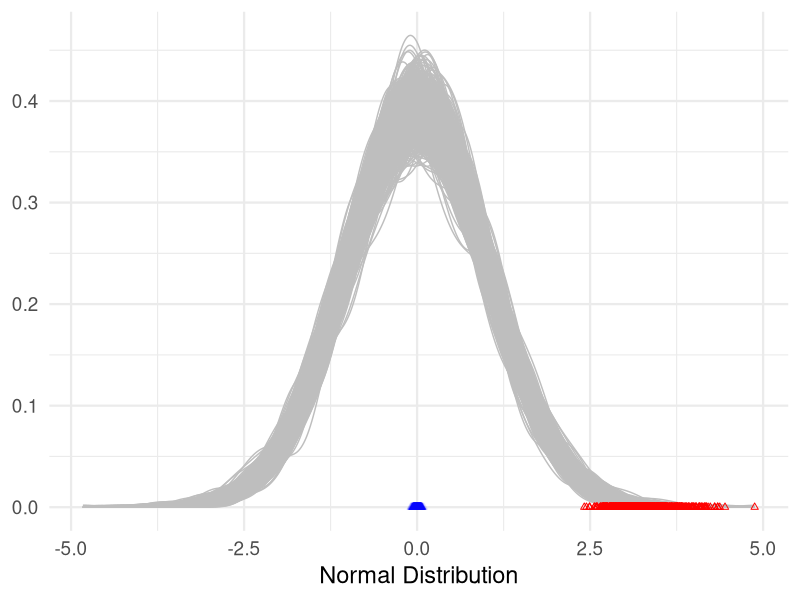
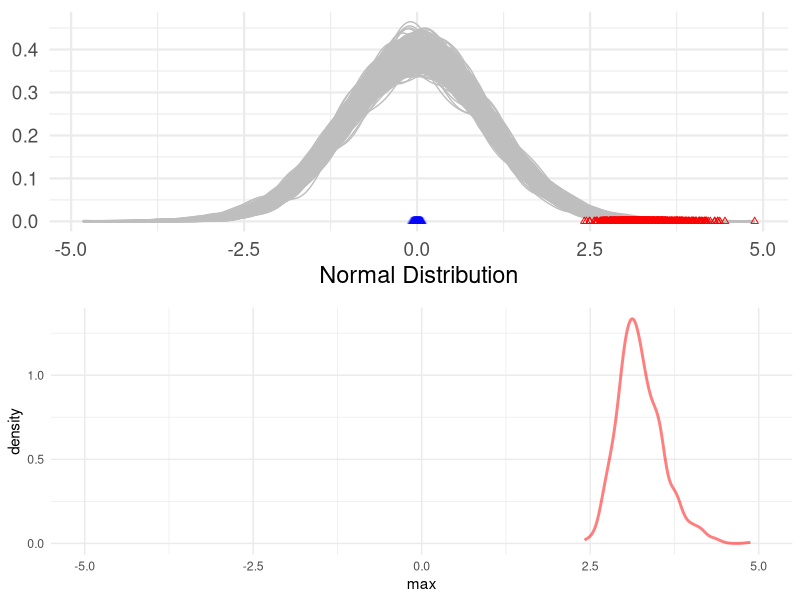

R code for these plots, in order:
library(tidyverse)
library(ggpubr)
it <- 1:1000
n <- rep(0,max(it))

df2 <- bind_cols(n=n, it =it)

df <- map(n, ~ rnorm(n = 1000, mean = .x, 1)) %>%
  tibble() %>%
  bind_cols(df2) %>%
  unnest(cols = 1) %>%
  rename(value = ".")

max <- df %>%
  group_by(it) %>%
  summarise(max=max(value),
            ave=mean(value),.groups = "drop")


norm_dist <- df %>%
  ggplot(aes(value)) +
  geom_density(col = 'grey',
               aes(group = it),
               alpha = 0.005) +
  # geom_histogram(
  #   aes(x = value, y = ..density..),
  #   col = 'black',
  #   fill = "white",
  #   alpha = 0.1
  # )+
  geom_point(data = max,
             aes(x = max, y = 0),
             col = 'red',
             shape = 2) +
  geom_point(data = max,
             aes(x = ave, y = 0),
             col = 'blue',
             shape = 2, alpha=0.1) +
  theme_minimal(17)+
  labs(x="Normal Distribution", y=NULL)


norm_dist

gumbel <- max %>%
  # filter(max>2.5) %>%
  ggplot(aes(max))+
  stat_density(geom="line",col='red',lwd=1, alpha=0.5)+
  theme_minimal()+
  coord_cartesian(xlim=c(-5,5))
  # geom_hline(col="grey50", yintercept = 0, lwd=1)
  # scale_x_continuous(limits = c(-5,5),
  # expand_limits(x=c(-5,5))



ggarrange(norm_dist,gumbel,nrow = 2)
